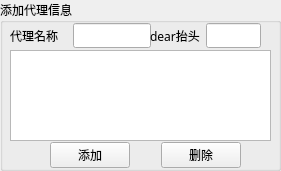
    <widget class="QGroupBox" name="groupBox_3">
     <property name="geometry">
      <rect>
       <x>610</x>
       <y>0</y>
       <width>281</width>
       <height>171</height>
      </rect>
     </property>
     <property name="font">
      <font>
       <family>微软雅黑</family>
       <bold>false</bold>
       <stylestrategy>PreferAntialias</stylestrategy>
       <kerning>true</kerning>
      </font>
     </property>
     <property name="title">
      <string>添加代理信息</string>
     </property>
     <widget class="QWidget" name="horizontalLayoutWidget_10">
      <property name="geometry">
       <rect>
        <x>50</x>
        <y>140</y>
        <width>191</width>
        <height>31</height>
       </rect>
      </property>
      <property name="font">
       <font>
        <family>微软雅黑</family>
        <bold>false</bold>
        <stylestrategy>PreferAntialias</stylestrategy>
        <kerning>true</kerning>
       </font>
      </property>
      <layout class="QHBoxLayout" name="horizontalLayout_10">
       <item>
        <widget class="QPushButton" name="add_agent_email">
         <property name="font">
          <font>
           <family>微软雅黑</family>
           <bold>false</bold>
           <stylestrategy>PreferAntialias</stylestrategy>
           <kerning>true</kerning>
          </font>
         </property>
         <property name="text">
          <string>添加</string>
         </property>
        </widget>
       </item>
       <item>
        <spacer name="horizontalSpacer_10">
         <property name="font">
          <font>
           <family>微软雅黑</family>
           <bold>false</bold>
           <stylestrategy>PreferAntialias</stylestrategy>
           <kerning>true</kerning>
          </font>
         </property>
         <property name="orientation">
          <enum>Qt::Orientation::Horizontal</enum>
         </property>
         <property name="sizeHint" stdset="0">
          <size>
           <width>40</width>
           <height>20</height>
          </size>
         </property>
        </spacer>
       </item>
       <item>
        <widget class="QPushButton" name="delete_agent">
         <property name="font">
          <font>
           <family>微软雅黑</family>
           <bold>false</bold>
           <stylestrategy>PreferAntialias</stylestrategy>
           <kerning>true</kerning>
          </font>
         </property>
         <property name="text">
          <string>删除</string>
         </property>
        </widget>
       </item>
      </layout>
     </widget>
     <widget class="QPlainTextEdit" name="agent_email_list">
      <property name="geometry">
       <rect>
        <x>10</x>
        <y>50</y>
        <width>261</width>
        <height>91</height>
       </rect>
      </property>
      <property name="font">
       <font>
        <family>微软雅黑</family>
        <bold>false</bold>
        <stylestrategy>PreferAntialias</stylestrategy>
        <kerning>true</kerning>
       </font>
      </property>
     </widget>
     <widget class="QWidget" name="horizontalLayoutWidget_11">
      <property name="geometry">
       <rect>
        <x>10</x>
        <y>20</y>
        <width>141</width>
        <height>31</height>
       </rect>
      </property>
      <property name="font">
       <font>
        <family>微软雅黑</family>
        <bold>false</bold>
        <stylestrategy>PreferAntialias</stylestrategy>
        <kerning>true</kerning>
       </font>
      </property>
      <layout class="QHBoxLayout" name="horizontalLayout_11">
       <item>
        <widget class="QLabel" name="label_11">
         <property name="font">
          <font>
           <family>微软雅黑</family>
           <bold>false</bold>
           <stylestrategy>PreferAntialias</stylestrategy>
           <kerning>true</kerning>
          </font>
         </property>
         <property name="text">
          <string>代理名称</string>
         </property>
        </widget>
       </item>
       <item>
        <spacer name="horizontalSpacer_11">
         <property name="font">
          <font>
           <family>微软雅黑</family>
           <bold>false</bold>
           <stylestrategy>PreferAntialias</stylestrategy>
           <kerning>true</kerning>
          </font>
         </property>
         <property name="orientation">
          <enum>Qt::Orientation::Horizontal</enum>
         </property>
         <property name="sizeHint" stdset="0">
          <size>
           <width>40</width>
           <height>20</height>
          </size>
         </property>
        </spacer>
       </item>
       <item>
        <widget class="QLineEdit" name="agent_name">
         <property name="font">
          <font>
           <family>微软雅黑</family>
           <bold>false</bold>
           <stylestrategy>PreferAntialias</stylestrategy>
           <kerning>true</kerning>
          </font>
         </property>
        </widget>
       </item>
      </layout>
     </widget>
     <widget class="QWidget" name="horizontalLayoutWidget_18">
      <property name="geometry">
       <rect>
        <x>150</x>
        <y>20</y>
        <width>111</width>
        <height>31</height>
       </rect>
      </property>
      <layout class="QHBoxLayout" name="horizontalLayout_51">
       <item>
        <widget class="QLabel" name="label_48">
         <property name="text">
          <string>dear抬头</string>
         </property>
        </widget>
       </item>
       <item>
        <widget class="QLineEdit" name="agent_dear_name"/>
       </item>
      </layout>
     </widget>
    </widget>
